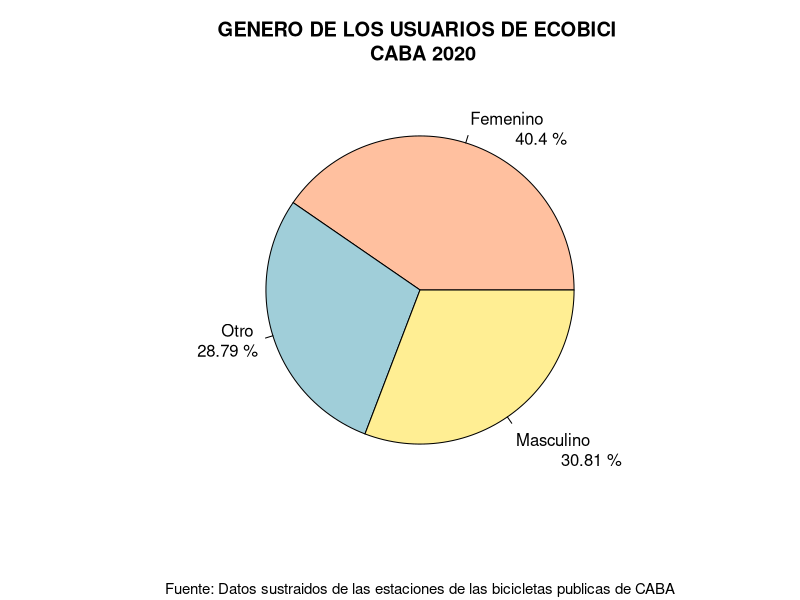
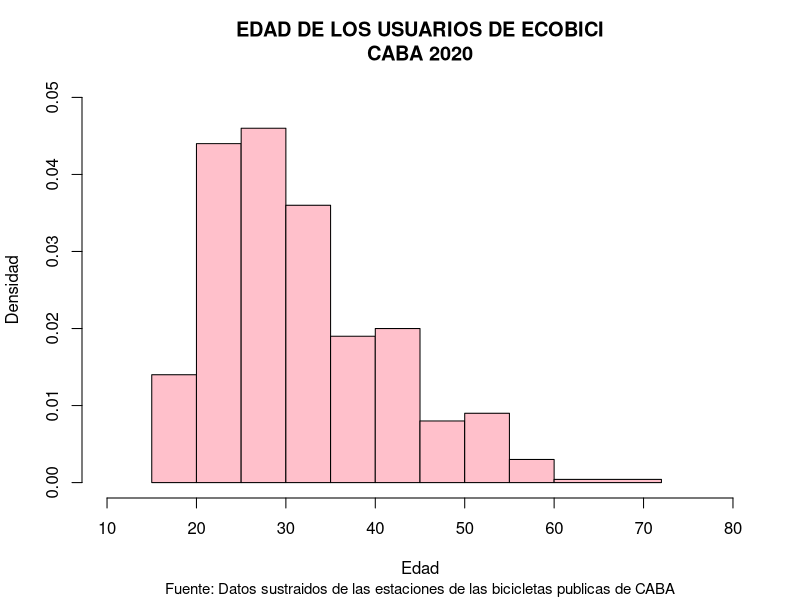
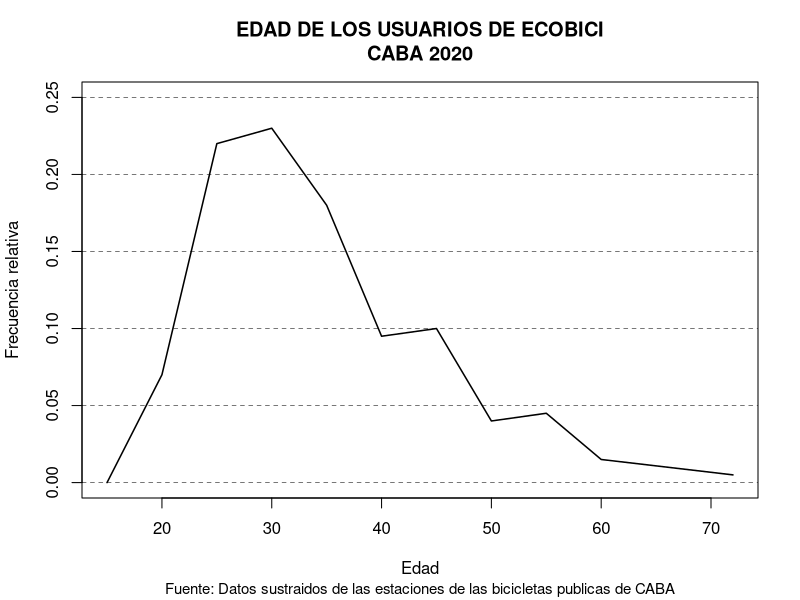
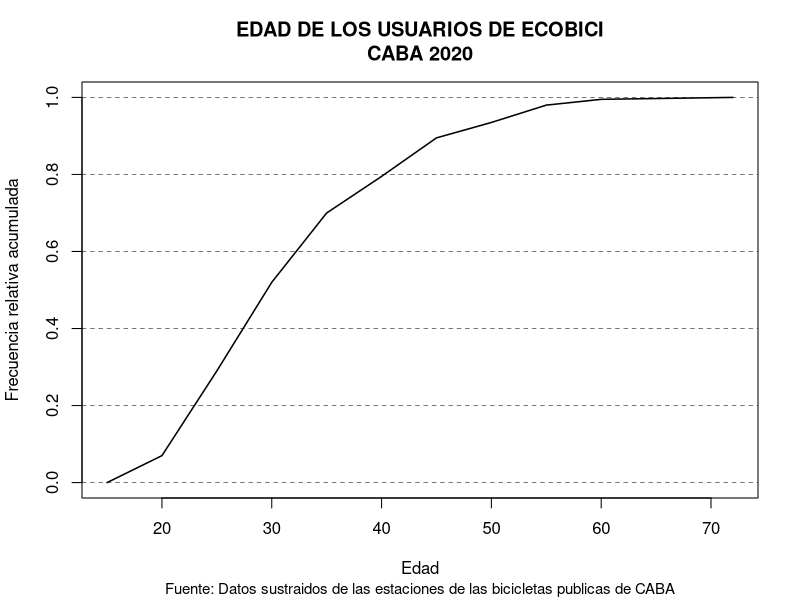
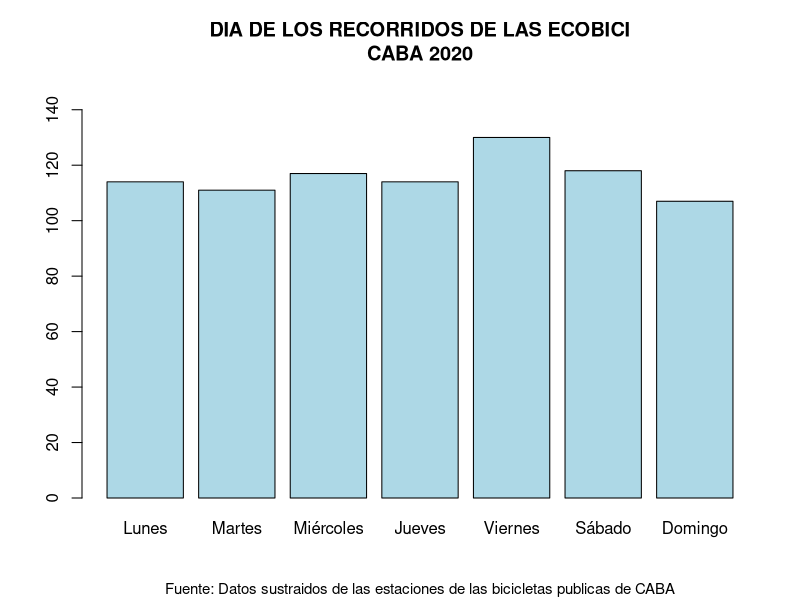
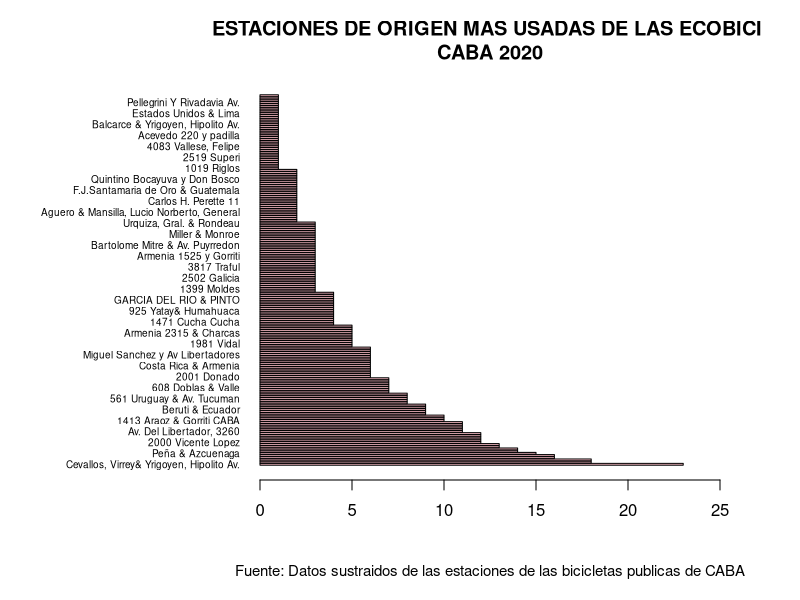
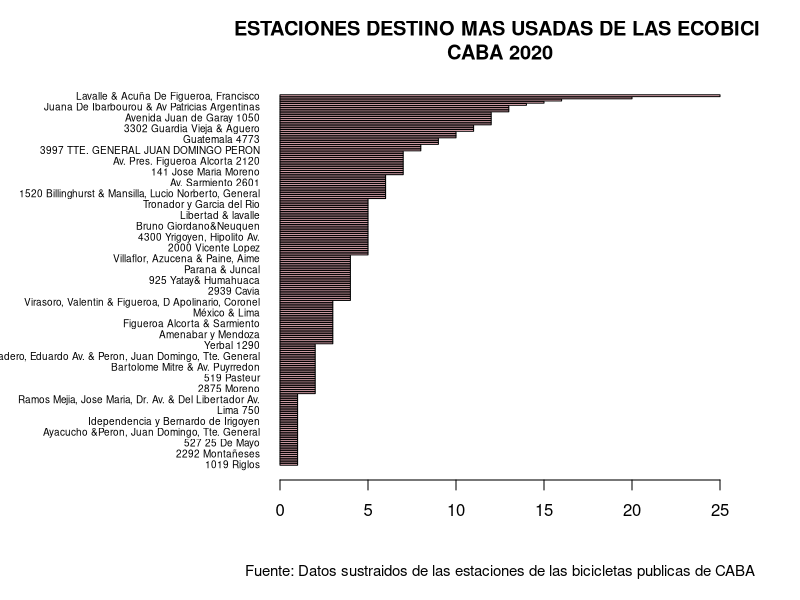
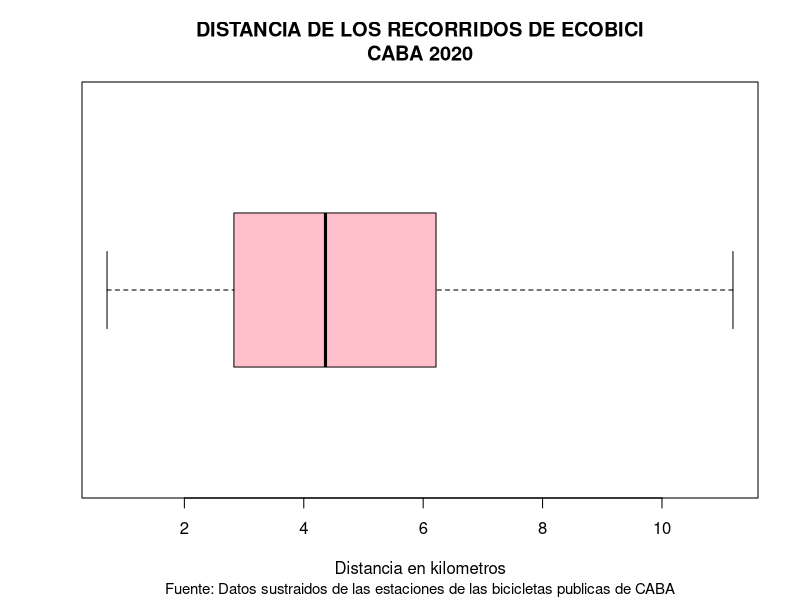

Write the R code that produced these figures, in order.
#-------------------------------------------------
# Trabajo Practico N°1
# Integrantes: Tomas Santucci y Fernando Silva
# ------------------------------------------------

# Librerias
library(knitr)


getwd()
setwd("/home/silva/Documentos/ecobici-estadistica-descriptiva/")

# leemos el csv de recorridos
recorridos <- read.csv("./recorridos6.csv")

# leemos el csv de usuarios
usuarios <- read.csv("./usuarios6.csv")

# combinamos los csv
bicicletas <- merge(usuarios, recorridos, all = TRUE)
View(bicicletas)
# damos un orden a los dias
dia <- factor(bicicletas$dia, levels = c("Lunes","Martes","Miércoles","Jueves", "Viernes", "Sábado", "Domingo"))

# ====================================================

# VARIABLE GENERO
# Utilizamos un grafico de torta para representar 
# el porcentaje de usuarios que utilizan el sistema
# segun su genero

var_genero <- function(){
  genero <- table(usuarios$genero_usuario)[2:4]
  
  label <- c("Femenino","Otro","\n\nMasculino")
  porcentajes <- round((genero/sum(genero))*100, digits = 2)
  label <- paste(label,"\n\t",porcentajes,"%")
  color <- c("#FFC09F","#A0CED9","#FFEE93")
  
  pie(
    genero,
    main = "GENERO DE LOS USUARIOS DE ECOBICI \n CABA 2020",
    labels = label,
    sub="Fuente: Datos sustraidos de las estaciones de las bicicletas publicas de CABA",
    cex.sub = 0.9,
    col = color
  )
}

var_genero()

  #=================================================

# VARIABLE EDAD
# Utilizamos un grafico de histograma y graficos de poligonos de frecuencia
# para representar la variacion de edad de los usuarios del sistema

edad <- usuarios$edad_usuario
breakpoints <- c(15,20,25,30,35,40,45,50,55,60,72)
summary(edad)
titulo <- "EDAD DE LOS USUARIOS DE ECOBICI\nCABA 2020"

# Histograma

hist(edad,breaks = breakpoints, right = TRUE,
     xlim = c(10,80), ylim = c(0,0.05), xlab = "Edad", ylab = "Densidad",
     main = titulo,
     sub="Fuente: Datos sustraidos de las estaciones de las bicicletas publicas de CABA",
     cex.sub = 0.9,
     col = "pink")



rng_edad <- cut(edad, breakpoints, right = TRUE)
tabla_rng_edad <- table(rng_edad)
n <- sum(tabla_rng_edad)

# Poligono de frecuencias
x <- breakpoints
y <- c(0,tabla_rng_edad)/n
plot(x,y,type="l", xlim = c(15,72), ylim = c(0,0.25),
     main = titulo,
     sub="Fuente: Datos sustraidos de las estaciones de las bicicletas publicas de CABA",
     cex.sub = 0.9,
     ylab = "Frecuencia relativa", xlab = "Edad",lwd = 1.5)
for (i in seq(0,0.25,by=0.05)) abline(a=i,b=0,lty=2,lwd=0.5)


# Poligono acumulativo
y = cumsum(y)
plot(x,y,type="l", xlim = c(15,72), main = titulo,
     sub="Fuente: Datos sustraidos de las estaciones de las bicicletas publicas de CABA",
     cex.sub = 0.9,
     ylab = "Frecuencia relativa acumulada", xlab = "Edad", lwd = 1.5)
for (i in seq(0,1,by=0.2)) abline(a=i,b=0,lty=2,lwd=0.5)

# ============================================
# DIAS
# Para representar la frecuencia de uso de las bicicletas
# segun el dia de la semana utilizamos un barplot

semana <- table(dia)

barplot(semana, main = "DIA DE LOS RECORRIDOS DE LAS ECOBICI\nCABA 2020",
        sub="Fuente: Datos sustraidos de las estaciones de las bicicletas publicas de CABA",
        cex.sub = 0.9,
        ylim = c(0,150), col = c("lightblue"))

#===============================================

# ESTACION DE ORIGEN
# Representamos la estacion de origen con un barplot
# y adicionalmente mostramos una tabla de las frecuencias del mismo

frecAbs <- table(bicicletas$direccion_estacion_origen)
frecAbs <- sort(frecAbs, decreasing = TRUE)
#frecAbs <- frecAbs[1:15]
frecAbs <- sort(frecAbs, decreasing = TRUE)
frecRel <- frecAbs/sum(frecAbs)
frecAbsAcum <- cumsum(frecAbs)
frecRelAcum <- cumsum(frecRel)
frecRel <- round(frecRel, digits = 4)
frecRelAcum <- round(frecRelAcum, digits = 4)

tabla <- cbind(names(frecAbs),frecAbs,frecRel,frecAbsAcum,frecRelAcum)
names = c("Estación", "Frecuencia absoluta","Frecuencia relativa","Frecuencia absoluta acumulada",
          "Frecuencia relativa acumulada")

tabla
frecAbs
length(frecAbs)
kable(tabla, caption = "Tabla de frecuencias", col.names = names, row.names = FALSE)

par(mar = c(6,13,4,4))
barplot(
  frecAbs,
  main = "ESTACIONES DE ORIGEN MAS USADAS DE LAS ECOBICI \nCABA 2020",
  sub="Fuente: Datos sustraidos de las estaciones de las bicicletas publicas de CABA",
  cex.sub = 0.9,
  horiz = TRUE,
  las = 1,
  xlim = c(0,25),
  cex.names = 0.6,
  col = "pink",
)
par(mar = c(5,4,4,2) + 0.1)

#===============================================

# ESTACION DE DESTINO
# Representamos la estacion de destino con un barplot
# y adicionalmente mostramos una tabla de las frecuencias del mismo

frecAbs <- table(bicicletas$direccion_estacion_destino)
frecAbs <- sort(frecAbs, decreasing = TRUE)
#frecAbs <- frecAbs[1:15]
frecAbs <- sort(frecAbs, decreasing = FALSE)
frecRel <- frecAbs/sum(frecAbs)
frecAbsAcum <- cumsum(frecAbs)
frecRelAcum <- cumsum(frecRel)
frecRel <- round(frecRel, digits = 4)
frecRelAcum <- round(frecRelAcum, digits = 4)

tabla <- cbind(names(frecAbs),frecAbs,frecRel,frecAbsAcum,frecRelAcum)
names = c("Estación", "Frecuencia absoluta","Frecuencia relativa","Frecuencia absoluta acumulada",
          "Frecuencia relativa acumulada")
kable(tabla, caption = "Tabla de frecuencias", col.names = names, row.names = FALSE)

par(mar = c(6,14,4,4))
barplot(
  frecAbs,
  main = "ESTACIONES DESTINO MAS USADAS DE LAS ECOBICI \nCABA 2020",
  sub="Fuente: Datos sustraidos de las estaciones de las bicicletas publicas de CABA",
  cex.sub = 0.9,
  horiz = TRUE,
  las = 1,
  xlim = c(0,25),
  cex.names = 0.6,
  col = "pink",
)
par(mar = c(5, 4, 4, 2) + 0.1)

#==========================================

# DISTANCIA
# vamos a mostrar la frecuencia de la variable distancia
# con un boxplot

distancia <- bicicletas$distancia/1000
distancia <- distancia[distancia<20]
summary(distancia)
boxplot(distancia, horizontal = TRUE, outline = FALSE,
        main = "DISTANCIA DE LOS RECORRIDOS DE ECOBICI\nCABA 2020",
        sub="Fuente: Datos sustraidos de las estaciones de las bicicletas publicas de CABA",
        cex.sub = 0.9,
        xlab = "Distancia en kilometros", boxfill = "pink")

#===============================================

# DURACION
# vamos a mostrar la frecuencia de la variable 
# Duracion con un Boxplot

duracion <- bicicletas$duracion_recorrido/60
duracion <- duracion[duracion<100]
summary(duracion)
boxplot(duracion, horizontal = TRUE, outline = FALSE,
        main = "DURACION DE LOS RECORRIDOS DE ECOBICI\nCABA 2020",
        sub="Fuente: Datos sustraidos de las estaciones de las bicicletas publicas de CABA",
        cex.sub = 0.9,
        xlab = "Duración en minutos", boxfill = "pink")

# ========================================

# CANTIDAD DE VIAJES POR USUARIO
# Vamos a mostrar la cantidad de viajes por usuarios
# con un grafico de baras

viajes <- table(bicicletas$id_usuario)
View(viajes)
View(table(viajes))
plot(table(viajes), 
     main = "CANTIDAD DE VIAJES POR USUARIO\nCABA 2020",
     sub="Fuente: Datos sustraidos de las estaciones de las bicicletas publicas de CABA",
     cex.sub = 0.9,
     ylim = c(0,100), xlab = c("Viajes") ,ylab = c("Cantidad de Usuarios"))

table(viajes)

# =============================
# Analisis Bivariado
# ===============================

# ======= Dia c respecto al genero ================

conteo <- table(bicicletas$genero_usuario, dia)
conteo
barplot(conteo[2:4,], beside = TRUE, col = c("lightblue","lightgreen", "pink"))
legend("topright", legend = c("F", "M", "OTRO"), fill = c("lightblue","lightgreen", "pink"))

# =================================================


# ====== Edad con respecto a distancia ==============

edad <- bicicletas$edad_usuario

agrupar <- function(x){
  if (x <= 21) {
    return ("[16-21]")
  } else if(x <= 30) {
    return ("[22-30]")
  } else if(x <= 45){
    return ("[30-45]")
  } else if(x <= 72){
    return("[45-72]")
  }
}

edad <- sapply(edad,agrupar)


distancia <- bicicletas$duracion/60
genero <- bicicletas$genero_usuario
bivar <- data.frame(edad,distancia,dia,genero)

bivar$edad <- factor(bivar$edad, levels = c("[16-21]","[22-30]","[30-45]","[45-72]"))
boxplot((bivar$distancia)~(bivar$edad), horizontal = TRUE, outline = FALSE,
        main = "DISTANCIA RECORRIDA SEGUN LA EDAD DEL USUARIO\nCABA 2020",
        sub="Fuente: Datos sustraidos de las estaciones de las bicicletas publicas de CABA",
        cex.sub = 0.9,
        ylab = "Rango Hetario",
        xlab = "Distancia en KM", boxfill = "pink")

# =========================================================

# ====== Edad con respecto al genero ======================

edad <- usuarios[usuarios$genero_usuario == 'M',]$edad_usuario
breakpoints <- c(15,20,25,30,35,40,45,50,55,60,72)
rng_edad <- cut(edad, breakpoints, right = TRUE)
tabla_rng_edad <- table(rng_edad)
n <- sum(tabla_rng_edad)

# Poligono de frecuencias
x <- breakpoints
y <- c(0,tabla_rng_edad)/n
plot(x,y,type="l", xlim = c(15,72), ylim = c(0,0.30),
     main = "Edad del usuario según el género\n Poligono de frecuencias relativas",
     sub="Fuente: Datos sustraidos de las estaciones de las bicicletas publicas de CABA",
     cex.sub = 0.9,
     ylab = "Frecuencia relativa", xlab = "Edad",lwd = 1.5, col = "green")
for (i in seq(0,0.30,by=0.05)) abline(a=i,b=0,lty=2,lwd=0.5)

edad <- usuarios[usuarios$genero_usuario == 'F',]$edad_usuario
rng_edad <- cut(edad, breakpoints, right = TRUE)
tabla_rng_edad <- table(rng_edad)
n <- sum(tabla_rng_edad)

# Poligono de frecuencias
y <- c(0,tabla_rng_edad)/n
lines(x,y, col = "red")

edad <- usuarios[usuarios$genero_usuario == 'OTRO',]$edad_usuario
rng_edad <- cut(edad, breakpoints, right = TRUE)
tabla_rng_edad <- table(rng_edad)
n <- sum(tabla_rng_edad)

# Poligono de frecuencias
y <- c(0,tabla_rng_edad)/n
lines(x,y, col = "blue")

edad <- usuarios$edad_usuario
rng_edad <- cut(edad, breakpoints, right = TRUE)
tabla_rng_edad <- table(rng_edad)
n <- sum(tabla_rng_edad)

# Poligono de frecuencias
y <- c(0,tabla_rng_edad)/n
lines(x,y, col = "black")

# ====================================================================


# ==== Dia con respecto a edad ================

edad <- bicicletas$edad_usuario
bivar <- data.frame(edad,distancia,dia,genero)

hist(bivar[bivar$dia == 'Lunes',]$edad,breaks = c(15,21,30,45,72), right = TRUE,
     xlim = c(10,80), ylim = c(0,0.06), xlab = "Edad", ylab = "Densidad",
     main = "lunes",
     sub="Fuente: Datos sustraidos de las estaciones de las bicicletas publicas de CABA",
     cex.sub = 0.9,
     col = "pink")

hist(bivar[bivar$dia == 'Martes',]$edad,breaks = c(15,21,30,45,72), right = TRUE,
     xlim = c(10,80), ylim = c(0,0.06), xlab = "Edad", ylab = "Densidad",
     main = "martes",
     sub="Fuente: Datos sustraidos de las estaciones de las bicicletas publicas de CABA",
     cex.sub = 0.9,
     col = "pink")

hist(bivar[bivar$dia == 'Miércoles',]$edad,breaks = c(15,21,30,45,72), right = TRUE,
     xlim = c(10,80), ylim = c(0,0.06), xlab = "Edad", ylab = "Densidad",
     main = "mie",
     sub="Fuente: Datos sustraidos de las estaciones de las bicicletas publicas de CABA",
     cex.sub = 0.9,
     col = "pink")

hist(bivar[bivar$dia == 'Jueves',]$edad,breaks = c(15,21,30,45,72), right = TRUE,
     xlim = c(10,80), ylim = c(0,0.06), xlab = "Edad", ylab = "Densidad",
     main = "jueves",
     sub="Fuente: Datos sustraidos de las estaciones de las bicicletas publicas de CABA",
     cex.sub = 0.9,
     col = "pink")

hist(bivar[bivar$dia == 'Viernes',]$edad,breaks = c(15,21,30,45,72), right = TRUE,
     xlim = c(10,80), ylim = c(0,0.06), xlab = "Edad", ylab = "Densidad",
     main = "viernes",
     sub="Fuente: Datos sustraidos de las estaciones de las bicicletas publicas de CABA",
     cex.sub = 0.9,
     col = "pink")

hist(bivar[bivar$dia == 'Sábado',]$edad,breaks = c(15,21,30,45,72), right = TRUE,
     xlim = c(10,80), ylim = c(0,0.06), xlab = "Edad", ylab = "Densidad",
     main = "sab",
     sub="Fuente: Datos sustraidos de las estaciones de las bicicletas publicas de CABA",
     cex.sub = 0.9,
     col = "pink")

hist(bivar[bivar$dia == 'Domingo',]$edad,breaks = c(15,21,30,45,72), right = TRUE,
     xlim = c(10,80), ylim = c(0,0.06), xlab = "Edad", ylab = "Densidad",
     main = "domingo",
     sub="Fuente: Datos sustraidos de las estaciones de las bicicletas publicas de CABA",
     cex.sub = 0.9,
     col = "pink")

# =======================================================================================